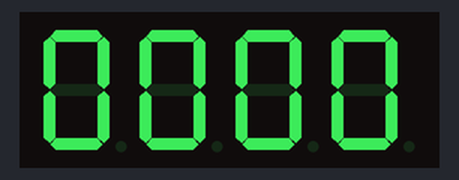
Simulated run of this sketch. Board: Arduino Uno, built with avr-gcc and run on an emulated ATmega328P. Parts: 4-digit seven-segment display.

Above: at 0.1 s.
At 4.98 s:
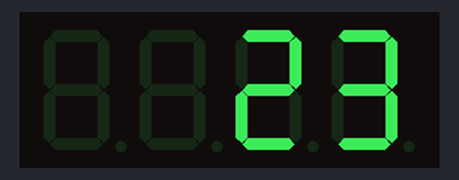
At 9.96 s:
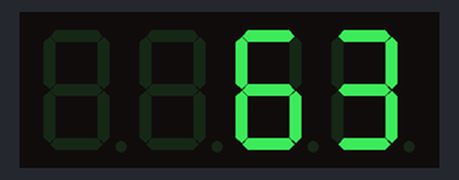
At 19.93 s:
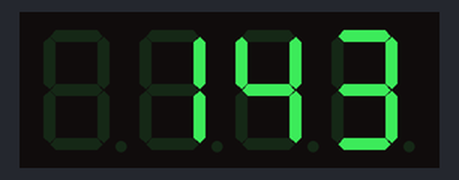
At 29.89 s:
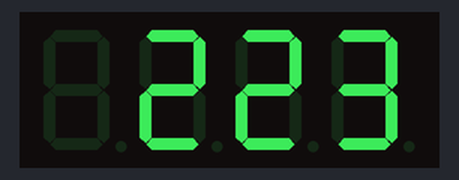
At 39.85 s:
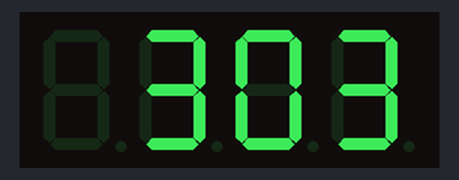

The sketch:

7-Segment.ino
```cpp
#include "TM1637.h"

const int CLK = 2;
const int DIO = 3;

TM1637 sevenSegment(CLK, DIO);

void setup() {
  sevenSegment.init();
  sevenSegment.set(5); // BRIGHT 0-7;

  sevenSegment.displayStr("0000");
  delay(2000);
}

int number = 0;

void loop() {
  sevenSegment.displayNum(number++);
  delay(100);
}
```
